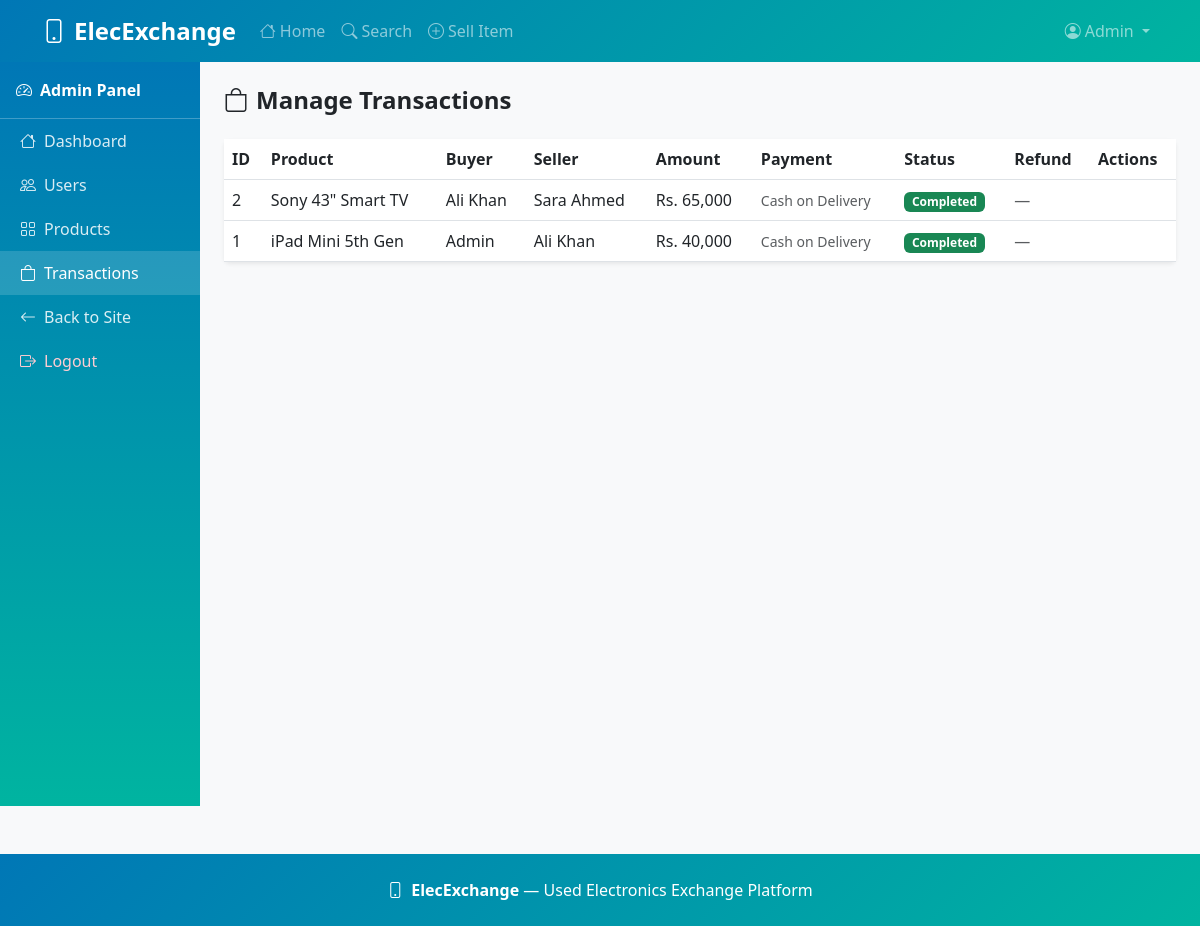
The page /admin/transactions (signed in) on the database its author committed.
### tables this page shows
CREATE TABLE transactions (
            id             INTEGER PRIMARY KEY AUTOINCREMENT,
            buyer_id       INTEGER,
            seller_id      INTEGER,
            product_id     INTEGER,
            amount         REAL,
            payment_method TEXT DEFAULT 'Cash on Delivery',
            status         TEXT DEFAULT 'pending',
            refund_status  TEXT DEFAULT 'none',
            created_at     TEXT DEFAULT CURRENT_TIMESTAMP
        );

CREATE TABLE products (
            id             INTEGER PRIMARY KEY AUTOINCREMENT,
            user_id        INTEGER,
            title          TEXT NOT NULL,
            description    TEXT,
            price          REAL NOT NULL,
            category       TEXT,
            condition_info TEXT DEFAULT 'Good',
            image          TEXT DEFAULT '',
            status         TEXT DEFAULT 'available',
            created_at     TEXT DEFAULT CURRENT_TIMESTAMP
        );

CREATE TABLE users (
            id          INTEGER PRIMARY KEY AUTOINCREMENT,
            name        TEXT NOT NULL,
            email       TEXT UNIQUE NOT NULL,
            phone       TEXT,
            password    TEXT NOT NULL,
            role        TEXT DEFAULT 'user',
            is_verified INTEGER DEFAULT 0,
            verify_code TEXT DEFAULT '',
            joined      TEXT DEFAULT CURRENT_DATE
        );

### app.py (the view, shortened to what this page needs)
@app.route('/admin/transactions')
@login_required
@admin_required
def admin_transactions():
    db = get_db()
    if request.args.get('refund'):
        db.execute("UPDATE transactions SET refund_status='approved',status='refunded' WHERE id=?",(int(request.args['refund']),)); db.commit(); flash('Refund approved successfully!','success')
    txns = db.execute("SELECT t.*,p.title,b.name as buyer,s.name as seller FROM transactions t JOIN products p ON t.product_id=p.id JOIN users b ON t.buyer_id=b.id JOIN users s ON t.seller_id=s.id ORDER BY t.id DESC").fetchall()
    db.close()
    return render_template('admin/transactions.html', txns=txns)

### app.py (called while the page is built)
def get_db():
    conn = sqlite3.connect(DB)
    conn.row_factory = sqlite3.Row
    return conn

def login_required(f):
    @wraps(f)
    def d(*a,**kw):
        if 'user_id' not in session: return redirect(url_for('login'))
        return f(*a,**kw)
    return d

def admin_required(f):
    @wraps(f)
    def d(*a,**kw):
        if session.get('role') != 'admin': return redirect(url_for('index'))
        return f(*a,**kw)
    return d

### templates/admin/transactions.html (shortened to what this page needs)
{% extends 'admin/base_admin.html' %}
{% block admin_content %}
<h4 class="fw-bold mb-4"><i class="bi bi-bag me-2"></i>Manage Transactions</h4>
{% if not txns %}
<p class="text-muted">No transactions found.</p>
{% else %}
<div class="card border-0 shadow-sm">
    <div class="table-responsive">
        <table class="table table-hover align-middle mb-0">
            <thead style="background:linear-gradient(135deg,#0077b6,#00b4a0);color:white;">
                <tr><th>ID</th><th>Product</th><th>Buyer</th><th>Seller</th><th>Amount</th><th>Payment</th><th>Status</th><th>Refund</th><th>Actions</th></tr>
            </thead>
            <tbody>
                {% for t in txns %}
                <tr>
                    <td>{{ t.id }}</td>
                    <td>{{ t.title }}</td>
                    <td>{{ t.buyer }}</td>
                    <td>{{ t.seller }}</td>
                    <td>Rs. {{ "{:,.0f}".format(t.amount) }}</td>
                    <td><small class="text-muted">{{ t.payment_method }}</small></td>
                    <td>
                        {% if t.status=='completed' %}<span class="badge bg-success">Completed</span>
                        {% elif t.status=='refunded' %}<span class="badge bg-info">Refunded</span>
                        {% else %}<span class="badge bg-warning text-dark">Pending</span>{% endif %}
                    </td>
                    <td>
                        {% if t.refund_status=='requested' %}<span class="badge bg-danger">Requested</span>
                        {% elif t.refund_status=='approved' %}<span class="badge bg-info">Approved</span>
                        {% else %}<span class="text-muted">—</span>{% endif %}
                    </td>
                    <td>
                    </td>
                </tr>
                {% endfor %}
            </tbody>
        </table>
    </div>
</div>
{% endif %}
{% endblock %}

### templates/base.html (style rules this page uses)
body { background:#f8f9fa;font-family:'Segoe UI',sans-serif; }

### rows shown on the page
transactions: id "2", title "Sony 43\" Smart TV", buyer "Ali Khan", seller "Sara Ahmed", amount "65,000", payment_method "Cash on Delivery", status "Completed"
transactions: id "1", title "iPad Mini 5th Gen", buyer "Admin", seller "Ali Khan", amount "40,000", payment_method "Cash on Delivery", status "Completed"

### other values the page prints
{{ session.user_name }} "Admin"
